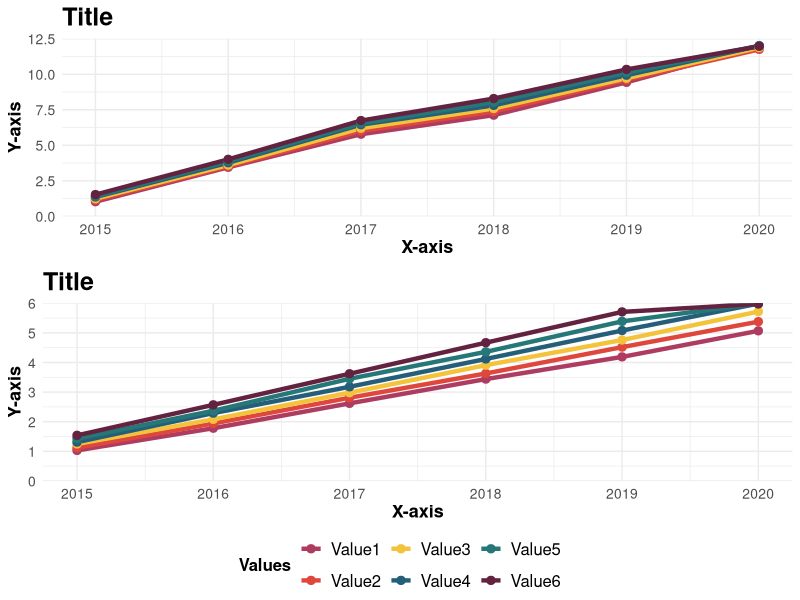

Reproduce this figure in R.
# --------------------------------------------------
# NOTE: This script requires private datasets that are not included due to confidentiality. 
# Replace the paths with your own files structured similarly to the expected data frames.
# --------------------------------------------------

#Import libraries
library(ggplot2)
library(dplyr)
library(graphics)
library("ggpubr")
theme_set(theme_pubr())


#Both the top and bottom plots show six lines, each corresponding to one of the six value categories (Value1 to Value6), clearly distinguished by different colors
#The final figure shows two separate time series plots, one on top of the other, for easy comparison of trends across years


#Create data for graph 1 where each dataframe is one line
  a <- tibble::tibble(
    study = c(1.03, 1.78, 2.62, 3.44, 4.19, 5.07),
    Values = c("Value1", "Value1", "Value1", "Value1", "Value1", "Value1"),
    year = c(2015, 2016, 2017, 2018, 2019, 2020),
    variables = c(1, 2, 3, 4, 5, 6)
  )
  
  b <- tibble::tibble(
    study = c(1.12, 1.94, 2.81, 3.63, 4.52, 5.38),
    Values = c("Value2", "Value2", "Value2", "Value2", "Value2", "Value2"),
    year = c(2015, 2016, 2017, 2018, 2019, 2020),
    variables = c(7, 8, 9, 10, 11, 12)
  )
  
  c <- tibble::tibble(
    study = c(1.25, 2.08, 2.98, 3.91, 4.76, 5.72),
    Values = c("Value3", "Value3", "Value3", "Value3", "Value3", "Value3"),
    year = c(2015, 2016, 2017, 2018, 2019, 2020),
    variables = c(13, 14, 15, 16, 17, 18)
  )
  
  d <- tibble::tibble(
    study = c(1.31, 2.29, 3.18, 4.12, 5.08, 5.99),
    Values = c("Value4", "Value4", "Value4", "Value4", "Value4", "Value4"),
    year = c(2015, 2016, 2017, 2018, 2019, 2020),
    variables = c(19, 20, 21, 22, 23, 24)
  )
  
  e <- tibble::tibble(
    study = c(1.43, 2.37, 3.45, 4.36, 5.39, 6.00),
    Values = c("Value5", "Value5", "Value5", "Value5", "Value5", "Value5"),
    year = c(2015, 2016, 2017, 2018, 2019, 2020),
    variables = c(25, 26, 27, 28, 29, 30)
  )
  
  f <- tibble::tibble(
    study = c(1.54, 2.57, 3.62, 4.67, 5.71, 5.98),
    Values = c("Value6", "Value6", "Value6", "Value6", "Value6", "Value6"),
    year = c(2015, 2016, 2017, 2018, 2019, 2020),
    variables = c(31, 32, 33, 34, 35, 36)
  )
  

#Create data for graph 2 where each dataframe is one line
  first <- tibble::tibble(
    study = c(1.03, 3.45, 5.78, 7.12, 9.43, 11.99),
    Values = c("Value1", "Value1", "Value1", "Value1", "Value1", "Value1"),
    year = c(2015, 2016, 2017, 2018, 2019, 2020),
    variables = c(1, 2, 3, 4, 5, 6)
  )
  
  second <- tibble::tibble(
    study = c(1.15, 3.52, 6.01, 7.38, 9.61, 11.75),
    Values = c("Value2", "Value2", "Value2", "Value2", "Value2", "Value2"),
    year = c(2015, 2016, 2017, 2018, 2019, 2020),
    variables = c(7, 8, 9, 10, 11, 12)
  )
  
  third <- tibble::tibble(
    study = c(1.24, 3.61, 6.20, 7.59, 9.72, 11.88),
    Values = c("Value3", "Value3", "Value3", "Value3", "Value3", "Value3"),
    year = c(2015, 2016, 2017, 2018, 2019, 2020),
    variables = c(13, 14, 15, 16, 17, 18)
  )
  
  fourth <- tibble::tibble(
    study = c(1.36, 3.77, 6.45, 7.81, 9.93, 12.00),
    Values = c("Value4", "Value4", "Value4", "Value4", "Value4", "Value4"),
    year = c(2015, 2016, 2017, 2018, 2019, 2020),
    variables = c(19, 20, 21, 22, 23, 24)
  )
  
  fifth <- tibble::tibble(
    study = c(1.42, 3.89, 6.55, 8.04, 10.12, 12.00),
    Values = c("Value5", "Value5", "Value5", "Value5", "Value5", "Value5"),
    year = c(2015, 2016, 2017, 2018, 2019, 2020),
    variables = c(25, 26, 27, 28, 29, 30)
  )
  
  sixth <- tibble::tibble(
    study = c(1.53, 4.01, 6.74, 8.29, 10.34, 11.97),
    Values = c("Value6", "Value6", "Value6", "Value6", "Value6", "Value6"),
    year = c(2015, 2016, 2017, 2018, 2019, 2020),
    variables = c(31, 32, 33, 34, 35, 36)
  )
  

#Combine the datasets into one dataframe for each graph  
df <- bind_rows(a, b, c, d, e, f)
df1 <- bind_rows(first, second, third, fourth, fifth, sixth)

#Merge the dataframes of the two graphs
df2 <- data.frame(df, df1)

#Change the order of the variables for the graph 
df$Values <- factor(df$Values, levels=c('Value1', 'Value2', 'Value3', 'Value4', 'Value5', 'Value6'))
df2$Values.1 <- factor(df2$Values.1, levels=c('Value1', 'Value2', 'Value3', 'Value4', 'Value5', 'Value6'))

#Change the colors of the lines
cols <- c("#ae3c60","#df473c", "#f3c33c", "#255e79", "#267778", "#632340")

#Create the two plots
gold <- ggplot(df2, aes(x = year, y = study, color = Values, group = Values)) +
  geom_line(lwd = 1.5) +
  geom_point(size = 2.5) +
  scale_color_manual(values = cols) +
  labs(title="Title", x = "X-axis", y="Y-axis")+
  theme_minimal() + 
  theme(title = element_text(size = 15, face = "bold"),
        legend.title = element_text(size=12, face="bold"),
        legend.text = element_text(size =12),
        axis.title.x = element_text(size = 13, face="bold"),
        axis.title.y = element_text(size = 13, face="bold"),
        axis.text.x = element_text(size = 10),
        axis.text.y = element_text(size = 10))+
  coord_cartesian(ylim = c(0, 6)) +
  scale_y_continuous(expand = c(0, 0))

silver <- ggplot(df2, aes(x = year.1, y = study.1, color = Values, group = Values)) +
  geom_line(lwd = 1.5) +
  geom_point(size = 2.5) +
  scale_color_manual(values = cols) +
  labs(title="Title", x = "X-axis", y="Y-axis")+
  theme_minimal() + 
  theme(title = element_text(size = 15, face = "bold"),
        legend.title = element_text(size=12, face="bold"),
        legend.text = element_text(size =12),
        axis.title.x = element_text(size = 13, face="bold"),
        axis.title.y = element_text(size = 13, face="bold"),
        axis.text.x = element_text(size = 10),
        axis.text.y = element_text(size = 10))+
  coord_cartesian(ylim = c(0, 12.5)) +
  scale_y_continuous(expand = c(0, 0))

#Arrange the two plots into one plot, one on top of another
figure <- ggarrange(silver, gold,
                    ncol = 1, nrow = 2,
                    common.legend = TRUE, legend = "bottom")

#View the plot
figure
